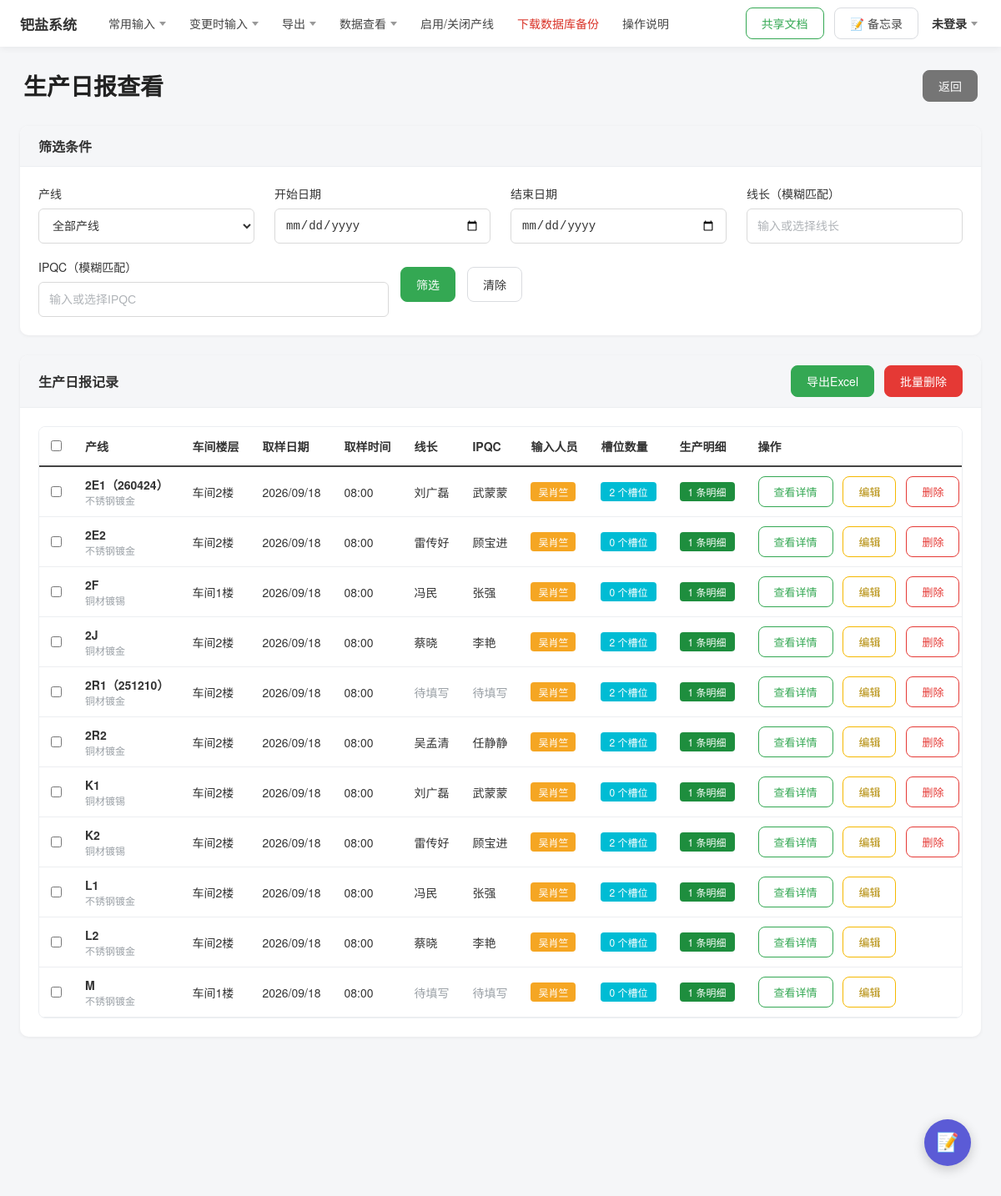
The page /reports/ on the database its author committed.
### palladium/models.py (models this page shows, shortened)
class ProductionLine(models.Model):
    name = models.CharField('产线名称', max_length=50)
    line_no = models.CharField('产线编号', max_length=50, blank=True, default='')
    floor = models.CharField('车间楼层', max_length=20, blank=True, default='')
    plating_type = models.ForeignKey(
        PlatingType, on_delete=models.SET_NULL,
        null=True, blank=True, related_name='lines', verbose_name='镀种',
    )
    is_active = models.BooleanField('是否启用', default=True)
    sort_order = models.IntegerField('排序', default=0)
    created_by = models.ForeignKey(
        settings.AUTH_USER_MODEL, on_delete=models.SET_NULL,
        null=True, blank=True, related_name='production_lines', verbose_name='创建人',
    )
    created_at = models.DateTimeField('创建时间', auto_now_add=True)
    class Meta:
        ordering = ['sort_order', 'id']
        verbose_name = '产线'
        verbose_name_plural = '产线'

class PlatingType(models.Model):
    name = models.CharField('镀种名称', max_length=50, unique=True)
    created_at = models.DateTimeField('创建时间', auto_now_add=True)
    class Meta:
        ordering = ['name']
        verbose_name = '镀种'
        verbose_name_plural = '镀种'

class DailyReport(models.Model):
    line = models.ForeignKey(
        ProductionLine, on_delete=models.CASCADE,
        related_name='daily_reports', verbose_name='产线',
    )
    sample_date = models.DateField('取样日期')
    sample_time = models.TimeField('取样时间', default=datetime.time(8, 0))
    line_leader = models.CharField('线长', max_length=50, blank=True, default='')
    ipqc = models.CharField('IPQC', max_length=50, blank=True, default='')
    created_by = models.ForeignKey(
        settings.AUTH_USER_MODEL, on_delete=models.SET_NULL,
        null=True, blank=True, related_name='daily_reports', verbose_name='输入人员',
    )
    created_at = models.DateTimeField('创建时间', auto_now_add=True)
    class Meta:
        ordering = ['-sample_date', 'line_id']
        verbose_name = '生产日报'
        verbose_name_plural = '生产日报'

### palladium/views.py (the view, shortened to what this page needs)
# urls.py: path('reports/', views.report_list, name='report_list'),
def report_list(request):
    line_id = request.GET.get('line') or ''
    start = _parse_date(request.GET.get('start'), None)
    end = _parse_date(request.GET.get('end'), None)
    leader = (request.GET.get('leader') or '').strip()
    ipqc = (request.GET.get('ipqc') or '').strip()
    reports = DailyReport.objects.select_related('line__plating_type', 'created_by')
    if line_id.isdigit():
        reports = reports.filter(line_id=int(line_id))
    if start:
        reports = reports.filter(sample_date__gte=start)
    if end:
        reports = reports.filter(sample_date__lte=end)
    if leader:
        reports = reports.filter(line_leader__icontains=leader)
    if ipqc:
        reports = reports.filter(ipqc__icontains=ipqc)
    rows = []
    for r in reports:
        creator, chip = _creator_chip(r.created_by)
        details = []
        total = 0
        for d in r.details.all():
            m = _duration_minutes(d.start_time, d.end_time)
            total += m
            details.append({
                'minutes': m,
                'range': f'{d.start_time:%H:%M} - {d.end_time:%H:%M}',
                'category': d.category,
                'part_no': d.part_no or '-',
                'quantity': d.quantity or '-',
            })
        rows.append({
            'id': r.id,
            'line': r.line,
            'floor': r.line.floor,
            'sample_date': r.sample_date,
            'sample_time': f'{r.sample_time:%H:%M}',
            'leader': r.line_leader,
            'ipqc': r.ipqc,
            'creator': creator, 'chip': chip,
            'slot_count': r.slot_data.count(),
            'slot_data': list(r.slot_data.all()),
            'details': details,
            'detail_count': len(details),
            'total_hours': f'{total / 60:.1f}',
        })
    def list_url(overrides):
        params = request.GET.copy()
        for k, v in overrides.items():
            if v is None:
                params.pop(k, None)
            else:
                params[k] = v
        qs = params.urlencode()
        return request.path + ('?' + qs if qs else '')
    context = {
        'page_title': '生产日报查看',
        'lines': ProductionLine.objects.filter(is_active=True),
        'rows': rows,
        'line_id': line_id,
        'start': request.GET.get('start') or '',
        'end': request.GET.get('end') or '',
        'leader': leader, 'ipqc': ipqc,
        'clear_url': request.path,
        'export_url': list_url({'export': '1'}),
    }
    return render(request, 'palladium/report_list.html', context)

### palladium/views.py (called while the page is built)
def _creator_chip(user):
    name = user.username if user else ''
    return name, (sum(map(ord, name)) % 4 if name else None)

def _duration_minutes(start, end):
    if not start or not end:
        return 0
    d = (end.hour * 60 + end.minute) - (start.hour * 60 + start.minute)
    if d < 0:
        d += 1440
    return d

def _parse_date(value, default):
    if not value:
        return default
    try:
        return datetime.date.fromisoformat(value)
    except ValueError:
        return default

### templates/palladium/report_list.html (shortened to what this page needs)
{% extends 'base.html' %}
{% load static %}
{% block extra_css %}
<link rel="stylesheet" href="{% static 'css/page-form.css' %}">
{% endblock %}
{% block page_body %}
<div class="edit-header">
    <h1>生产日报查看</h1>
    <a class="btn btn-gray" href="{% url 'palladium:dashboard' %}">返回</a>
</div>
<main class="content form-page" style="max-width:100%;">
    <form method="get" class="form-card" id="filterForm">
        <div class="form-card-header"><h2>筛选条件</h2></div>
        <div class="form-card-body">
            <div class="field-row cols-4">
                <div class="form-item">
                    <label>产线</label>
                    <select name="line">
                        <option value="">全部产线</option>
                    </select>
                </div>
                <div class="form-item">
                    <label>开始日期</label>
                    <input type="date" name="start" value="{{ start }}">
                </div>
                <div class="form-item">
                    <label>结束日期</label>
                    <input type="date" name="end" value="{{ end }}">
                </div>
                <div class="form-item">
                    <label>线长（模糊匹配）</label>
                    <input type="text" name="leader" value="{{ leader }}" placeholder="输入或选择线长">
                </div>
            </div>
            <div class="filter-actions-row">
                <div class="form-item" style="margin-bottom:0; flex:1; max-width:420px;">
                    <label>IPQC（模糊匹配）</label>
                    <input type="text" name="ipqc" value="{{ ipqc }}" placeholder="输入或选择IPQC">
                </div>
                <button type="submit" class="btn btn-green filter-btn">筛选</button>
                <a class="btn filter-btn" href="{{ clear_url }}">清除</a>
            </div>
        </div>
    </form>
    <section class="form-card">
        <div class="form-card-header">
            <h2>生产日报记录</h2>
            <div class="header-actions">
                <a class="btn btn-green" href="{{ export_url }}">导出Excel</a>
                <button type="button" class="btn btn-red" id="btn-bulk-delete">批量删除</button>
            </div>
        </div>
        <div class="form-card-body" style="padding-top:10px;">
            <form method="post" action="{% url 'palladium:report_bulk_delete' %}" id="bulkForm">
                <div class="slot-table-wrap no-shadow">
                    <table class="list-table report-table">
                        <thead>
                        <tr>
                            <th class="col-check"><input type="checkbox" id="select-all"></th>
                            <th>产线</th>
                            <th>车间楼层</th>
                            <th>取样日期</th>
                            <th>取样时间</th>
                            <th>线长</th>
                            <th>IPQC</th>
                            <th>输入人员</th>
                            <th>槽位数量</th>
                            <th>生产明细</th>
                            <th>操作</th>
                        </tr>
                        </thead>
                        <tbody>
                        {% for r in rows %}
                        <tr class="report-row">
                            <td class="col-check"><input type="checkbox" class="row-check" name="ids" value="{{ r.id }}"></td>
                            <td>
                                <div class="cell-line-name">{{ r.line.name }}{% if r.line.line_no %}（{{ r.line.line_no }}）{% endif %}</div>
                                <div class="cell-sub">{{ r.line.plating_type.name|default:'' }}</div>
                            </td>
                            <td>{{ r.floor }}</td>
                            <td>{{ r.sample_date|date:'Y/m/d' }}</td>
                            <td>{{ r.sample_time }}</td>
                            <td class="{% if not r.leader %}text-muted{% endif %}">{{ r.leader|default:'待填写' }}</td>
                            <td class="{% if not r.ipqc %}text-muted{% endif %}">{{ r.ipqc|default:'待填写' }}</td>
                            <td>{% if r.creator %}<span class="chip chip-{{ r.chip }}">{{ r.creator }}</span>{% else %}-{% endif %}</td>
                            <td><span class="count-badge cb-cyan">{{ r.slot_count }} 个槽位</span></td>
                            <td><span class="count-badge cb-green">{{ r.detail_count }} 条明细</span></td>
                            <td class="action-cell">
                                <button type="button" class="btn btn-outline-green btn-sm btn-toggle-detail" data-report="{{ r.id }}">查看详情</button>
                                <a class="btn btn-yellow-outline btn-sm" href="{% url 'palladium:report_edit' r.id %}">编辑</a>
                                <form method="post" action="{% url 'palladium:report_delete' r.id %}" class="inline-form"
                                      data-confirm="确认删除该条生产日报？">
                                    <button type="submit" class="btn btn-red-outline btn-sm">删除</button>
                                </form>
                            </td>
                        </tr>
                        {% empty %}
                        <tr><td colspan="11" class="empty-cell">暂无生产日报记录</td></tr>
                        {% endfor %}
                        </tbody>
                    </table>
                </div>
            </form>
        </div>
    </section>
</main>
{% endblock %}

### static/css/base.css (style rules this page uses)
* { margin: 0; padding: 0; box-sizing: border-box; }
body { font-family: "Microsoft YaHei", "PingFang SC", "Helvetica Neue", Arial, sans-serif; font-size: 14px; color: #333; background: #f5f6f8; }
a { text-decoration: none; color: inherit; }
.btn { display: inline-flex; align-items: center; justify-content: center; padding: 8px 18px; border: 1px solid #dadce0; border-radius: 8px; background: #fff; font-size: 14px; cursor: pointer; transition: all 0.15s; }
.btn-outline-green { border-color: #34a853; color: #34a853; background: #fff; }
.content { max-width: 1500px; margin: 0 auto; padding: 32px 24px 60px; }

### static/css/page-form.css (style rules this page uses)
.form-page { padding-top: 24px; max-width: 1500px; margin: 0 auto; }
.form-card { background: #fff; border-radius: 10px; box-shadow: 0 1px 4px rgba(0, 0, 0, 0.06); margin-bottom: 24px; overflow: hidden; }
.form-card-header { display: flex; align-items: center; justify-content: space-between; background: #f5f6f8; border-bottom: 1px solid #eceef1; padding: 12px 22px; }
.form-card-header h2 { font-size: 16px; font-weight: 600; color: #333; }
.form-card-body { padding: 22px; }
.field-row { display: grid; gap: 24px; }
.form-item { margin-bottom: 18px; }
.form-item label { display: block; margin-bottom: 8px; font-weight: 500; color: #333; }
.form-item input[type="text"], .form-item input[type="date"], .form-item select { width: 100%; height: 42px; padding: 0 12px; border: 1px solid #d9d9d9; border-radius: 6px; font-size: 14px; outline: none; background: #fff; transition: border-color 0.15s, box-shadow 0.15s; color: #333; }
.form-item input::placeholder { color: #b0b4b8; }
.form-item select:invalid, .form-item select option[value=""] { color: #9aa0a6; }
.btn-green { background: #34a853; border-color: #34a853; color: #fff; }
.btn-gray { background: #757575; border-color: #757575; color: #fff; }
.btn-red { background: #e53935; border-color: #e53935; color: #fff; }
.btn-sm { padding: 8px 18px; font-size: 13px; }
.btn-red-outline { background: #fff; border: 1px solid #e53935; color: #e53935; border-radius: 8px; }
.list-table { width: 100%; border-collapse: collapse; }
.list-table th { text-align: left; padding: 13px 14px; border-bottom: 2px solid #444; white-space: nowrap; font-weight: 600; background: #fff; }
.list-table td { padding: 11px 14px; border-bottom: 1px solid #eceef1; white-space: nowrap; }
.chip { display: inline-block; font-size: 12px; padding: 3px 9px; border-radius: 4px; color: #fff; }
.chip-0 { background: #f5a623; }
.action-cell { white-space: nowrap; }
.action-cell .btn { margin-right: 8px; }
.inline-form { display: inline; }
.btn-yellow-outline { background: #fff; border: 1px solid #f5b800; color: #b28900; border-radius: 8px; }
.edit-header { display: flex; align-items: center; justify-content: space-between; padding: 26px 28px 4px; }
.edit-header h1 { font-size: 28px; font-weight: 700; color: #222; }
.slot-table-wrap { margin-top: 12px; border-radius: 8px; overflow: auto; box-shadow: 0 0 0 1px #eceef1; }
.slot-table-wrap.no-shadow { box-shadow: none; border: 1px solid #eceef1; }
.header-actions { display: flex; gap: 12px; }
.filter-actions-row { display: flex; align-items: flex-end; gap: 14px; }
.filter-btn { height: 42px; margin-bottom: 18px; }
.cols-4 { grid-template-columns: repeat(4, 1fr); }
.report-table .cell-line-name { font-weight: 700; }
.report-table .cell-sub { font-size: 12px; color: #9aa0a6; }
.text-muted { color: #9aa0a6; }
.col-check { width: 36px; }
.count-badge { display: inline-block; font-size: 12px; padding: 3px 10px; border-radius: 4px; color: #fff; white-space: nowrap; }
.cb-cyan { background: #00bcd4; }
.cb-green { background: #1e8e3e; }

### rows shown on the page
ProductionLine: line.name "2E1", line.line_no "260424", line.plating_type.name "不锈钢镀金", floor "车间2楼"
DailyReport: sample_date "2026/09/18", leader "刘广磊", ipqc "武蒙蒙"
ProductionLine: line.name "2E2", line.plating_type.name "不锈钢镀金", floor "车间2楼"
DailyReport: sample_date "2026/09/18", leader "雷传好", ipqc "顾宝进"
ProductionLine: line.name "2F", line.plating_type.name "铜材镀锡", floor "车间1楼"
DailyReport: sample_date "2026/09/18", leader "冯民", ipqc "张强"
ProductionLine: line.name "2J", line.plating_type.name "铜材镀金", floor "车间2楼"
DailyReport: sample_date "2026/09/18", leader "蔡晓", ipqc "李艳"
ProductionLine: line.name "2R1", line.line_no "251210", line.plating_type.name "铜材镀金", floor "车间2楼"
DailyReport: sample_date "2026/09/18"
ProductionLine: line.name "2R2", line.plating_type.name "铜材镀金", floor "车间2楼"
DailyReport: sample_date "2026/09/18", leader "吴孟清", ipqc "任静静"
ProductionLine: line.name "K1", line.plating_type.name "铜材镀锡", floor "车间2楼"
DailyReport: sample_date "2026/09/18", leader "刘广磊", ipqc "武蒙蒙"
ProductionLine: line.name "K2", line.plating_type.name "铜材镀锡", floor "车间2楼"
DailyReport: sample_date "2026/09/18", leader "雷传好", ipqc "顾宝进"
ProductionLine: line.name "L1", line.plating_type.name "不锈钢镀金", floor "车间2楼"
DailyReport: sample_date "2026/09/18", leader "冯民", ipqc "张强"
ProductionLine: line.name "L2", line.plating_type.name "不锈钢镀金", floor "车间2楼"
DailyReport: sample_date "2026/09/18", leader "蔡晓", ipqc "李艳"
ProductionLine: line.name "M", line.plating_type.name "不锈钢镀金", floor "车间1楼"
DailyReport: sample_date "2026/09/18"

### other values the page prints
{{ r.sample_time }} "08:00" "08:00" "08:00" "08:00" "08:00" "08:00" "08:00" "08:00" "08:00" "08:00" "08:00"
{{ r.creator }} "吴肖竺" "吴肖竺" "吴肖竺" "吴肖竺" "吴肖竺" "吴肖竺" "吴肖竺" "吴肖竺" "吴肖竺" "吴肖竺" "吴肖竺"
{{ r.slot_count }} "2" "0" "0" "2" "2" "2" "0" "2" "2" "0" "0"
{{ r.detail_count }} "1" "1" "1" "1" "1" "1" "1" "1" "1" "1" "1"
{{ r.leader|default:'待填写' }} "待填写" "待填写"
{{ r.ipqc|default:'待填写' }} "待填写" "待填写"
